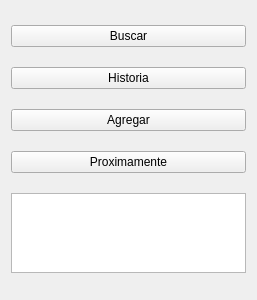
<?xml version="1.0" encoding="UTF-8"?>
<ui version="4.0">
 <class>MainWindow</class>
 <widget class="QMainWindow" name="MainWindow">
  <property name="geometry">
   <rect>
    <x>0</x>
    <y>0</y>
    <width>257</width>
    <height>300</height>
   </rect>
  </property>
  <property name="windowTitle">
   <string>MainWindow</string>
  </property>
  <widget class="QWidget" name="centralWidget">
   <layout class="QVBoxLayout" name="verticalLayout">
    <item>
     <widget class="QPushButton" name="pushButton">
      <property name="text">
       <string>Buscar</string>
      </property>
     </widget>
    </item>
    <item>
     <widget class="QPushButton" name="pushButton_2">
      <property name="text">
       <string>Historia</string>
      </property>
     </widget>
    </item>
    <item>
     <widget class="QPushButton" name="pushButton_3">
      <property name="text">
       <string>Agregar</string>
      </property>
     </widget>
    </item>
    <item>
     <widget class="QPushButton" name="pushButton_4">
      <property name="text">
       <string>Proximamente</string>
      </property>
     </widget>
    </item>
    <item>
     <widget class="QGraphicsView" name="graphicsView">
      <property name="minimumSize">
       <size>
        <width>0</width>
        <height>80</height>
       </size>
      </property>
      <property name="maximumSize">
       <size>
        <width>16777215</width>
        <height>80</height>
       </size>
      </property>
     </widget>
    </item>
   </layout>
  </widget>
 </widget>
 <layoutdefault spacing="6" margin="11"/>
 <resources/>
 <connections/>
</ui>
